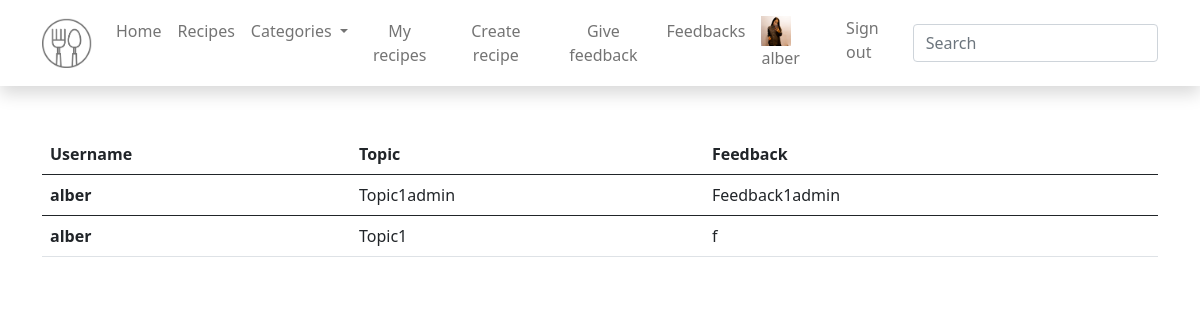
The page /see_feedback (signed in) on the database its author committed.
### application/models.py (models this page shows)
class User(AbstractUser):
    image = models.ImageField(null=True, blank=True)

class Feedback(models.Model):
    user = models.ForeignKey(User, on_delete=models.CASCADE, default="")
    topic = models.CharField(max_length=500)
    feedback = models.TextField(null=True)

### application/views.py (the view)
# urls.py: path('see_feedback', see_feedback, name='see_feedback'),
def see_feedback(request):
    feedback = Feedback.objects.all()
    context = {
        'feedback': feedback,
    }
    return render(request, 'see_feedback.html', context=context)

### templates/see_feedback.html
{% extends 'base.html' %}
{% block content %}
<table class="table">
    <thead>
    <tr>
        <th scope="col">Username</th>
        <th scope="col">Topic</th>
        <th scope="col">Feedback</th>
    </tr>
    </thead>
    {% for f in feedback %}
    <tbody>
    <tr class="table">
        <th scope="row">{{ f.user.username }}</th>
        <td>{{ f.topic }}</td>
        <td>{{ f.feedback }}</td>
    </tr>
    {% endfor %}
    </tbody>
</table>
{% endblock %}

### templates/base.html (shortened to what this page needs)
<!doctype html>
{% load static %}
<html lang="en">
  <head>
    <link href="https://cdn.jsdelivr.net/npm/bootstrap@5.0.2/dist/css/bootstrap.min.css" rel="stylesheet">
    <link rel="stylesheet" href="{% static '/css/style.css' %}">
  </head>
  <body class="text-muted">
<nav class="navbar navbar-expand-lg navbar-light bg-white static-top mb-5 shadow">
  <div class="container">
    <a class="navbar-brand" href="{% url 'home' %}">
    <img src="{% static '/img/logotipas.png' %}" alt="" width="50" height="50" class="d-inline-block align-top">
    </a>
    <div class="collapse navbar-collapse justify-content-end" id="navbarResponsive">
      <ul class="navbar-nav ms-auto text-center">
        <li class="nav-item">
          <a class="nav-link" href="{% url 'home' %}">Home</a>
        </li>
        <li class="nav-item">
          <a class="nav-link" href="{% url 'show_recipes' %}">Recipes</a>
        </li>
        <li class="nav-item dropdown">
          <a class="nav-link dropdown-toggle" href="#" id="navbarDropdown" role="button" data-bs-toggle="dropdown" aria-expanded="false">
            Categories
          </a>
        </li>
        {% if user.is_authenticated %}
        <li class="nav-item">
          <a class="nav-link" href="{% url 'show_user_recipes' page=1 %}">My recipes</a>
        </li>
        <li class="nav-item">
          <a class="nav-link" href="{% url 'create_recipes' %}">Create recipe</a>
        </li>
        <li class="nav-item">
          <a class="nav-link" href="{% url 'give_feedback' %}">Give feedback</a>
        </li>
        {% endif %}
        {% if request.user.is_staff %}
        <li class="nav-item">
          <a class="nav-link" href="{% url 'see_feedback' %}">Feedbacks</a>
        </li>
        {% endif %}
      </ul>
        <ul class="navbar-nav ml-auto pull-right">
          {% if user.is_authenticated %}
             <li class="nav-item">
               <a class="nav-link" href="{% url 'user_account' %}">
                 {% if user.image %}
                 <img src="{{ user.image.url }}" alt="Vartotojo nuotrauka" height="30" width="30">
                 {% endif %}
               {{ user.get_username }}</a></li>
            <li class="nav-item"><a class="nav-link" href="{% url 'logout' %}">Sign out</a></li>
          {% else %}
            <li class="nav-item"><a class="nav-link" href="{% url 'login' %}">Sign In</a></li>
          {% endif %}
        </ul>
      <form class="form-inline my-2 my-lg-0" action="{% url 'search' %}" method="get">
        <input class="form-control mr-sm-2" type="text" placeholder="Search" name="query">
      </form>
    </div>
  </div>
</nav>
<div class="container">
{% block content %}{% endblock %}
</div>
  </body>
</html>

### rows shown on the page
User: image (picture), get_username "alber"
Feedback: user.username "alber", topic "Topic1admin", feedback "Feedback1admin"
Feedback: user.username "alber", topic "Topic1", feedback "f"
